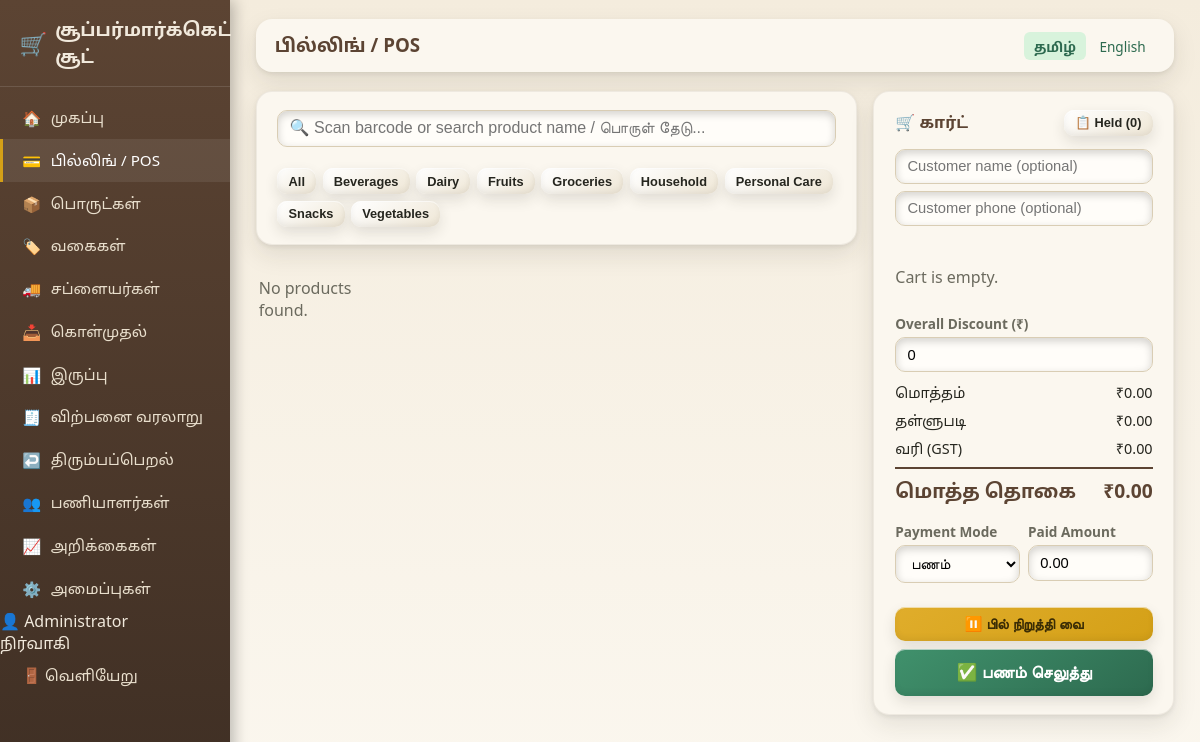
Page /billing.php (signed in) on the committed database.
### tables this page shows
CREATE TABLE IF NOT EXISTS categories (
    id INT AUTO_INCREMENT PRIMARY KEY,
    name VARCHAR(100) NOT NULL,
    name_ta VARCHAR(100) DEFAULT NULL,
    parent_id INT DEFAULT NULL,
    icon VARCHAR(50) DEFAULT NULL,
    is_active TINYINT(1) NOT NULL DEFAULT 1,
    deleted_at DATETIME DEFAULT NULL,
    created_at DATETIME DEFAULT CURRENT_TIMESTAMP,
    KEY idx_parent (parent_id)
);

### config/db.php (called while the page is built, shortened)
<?php
function db(): PDO
{
    static $pdo = null;
    if ($pdo === null) {
        try {
            $dsn = 'mysql:host=' . DB_HOST . ';dbname=' . DB_NAME . ';charset=utf8mb4';
            $pdo = new PDO($dsn, DB_USER, DB_PASS, [
                PDO::ATTR_ERRMODE            => PDO::ERRMODE_EXCEPTION,
                PDO::ATTR_DEFAULT_FETCH_MODE => PDO::FETCH_ASSOC,
                PDO::ATTR_EMULATE_PREPARES   => false,
            ]);
        } catch (PDOException $e) {
            http_response_code(500);
            die('Database connection failed. Please check config/db.php credentials. (' . htmlspecialchars($e->getMessage()) . ')');
        }
    }
    return $pdo;
}

### includes/functions.php (called while the page is built, shortened)
<?php
function get_setting(): array
{
    static $settings = null;
    if ($settings === null) {
        $stmt = db()->query("SELECT * FROM store_settings LIMIT 1");
        $settings = $stmt->fetch() ?: [];
    }
    return $settings;
}
function load_lang(): array
{
    static $lang = null;
    if ($lang === null) {
        $code = $_SESSION['lang'] ?? (get_setting()['default_language'] ?? 'ta');
        $file = __DIR__ . '/../lang/' . $code . '.json';
        $lang = json_decode(file_get_contents($file), true) ?: [];
    }
    return $lang;
}
function t(string $key): string
{
    $lang = load_lang();
    return $lang[$key] ?? $key;
}
function e(?string $val): string
{
    return htmlspecialchars($val ?? '', ENT_QUOTES, 'UTF-8');
}

### billing.php (the view, shortened to what this page needs)
<?php
require_once __DIR__ . '/includes/functions.php';
$categories = db()->query("SELECT * FROM categories WHERE deleted_at IS NULL ORDER BY name")->fetchAll();
$heldBills = db()->query("SELECT * FROM held_bills ORDER BY id DESC")->fetchAll();
$s = get_setting();
require_once __DIR__ . '/includes/header.php';
?>
<div class="pos-layout">
  <div class="pos-products">
    <div class="card" style="margin-bottom:.8rem;">
      <input type="text" id="scan-input" placeholder="🔍 Scan barcode or search product name / பொருள் தேடு..." autofocus style="font-size:1rem;">
      <div style="display:flex; gap:.4rem; flex-wrap:wrap; margin-top:.4rem;">
        <button class="btn btn-sm cat-btn active" data-cat="">All</button>
        <?php foreach ($categories as $c): ?>
          <button class="btn btn-sm cat-btn" data-cat="<?= (int)$c['id'] ?>"><?= e($c['name']) ?></button>
        <?php endforeach; ?>
      </div>
    </div>
    <div class="product-grid" id="product-grid"></div>
  </div>
  <div class="pos-cart">
    <div class="card">
      <div class="card-title">
        🛒 <?= e(t('cart')) ?>
        <button class="btn btn-sm" onclick="document.getElementById('held-modal').style.display='flex'">📋 Held (<?= count($heldBills) ?>)</button>
      </div>
      <div style="margin-bottom:.6rem;">
        <input type="text" id="customer-name" placeholder="Customer name (optional)" style="margin-bottom:.4rem;">
        <input type="text" id="customer-phone" placeholder="Customer phone (optional)">
      </div>
      <div id="cart-lines" style="max-height:32vh; overflow-y:auto;"></div>
      <div style="margin-top:.6rem;">
        <label>Overall Discount (₹)</label>
        <input type="number" step="0.01" id="discount-input" value="0" style="margin-bottom:.4rem;">
      </div>
      <div class="cart-totals">
        <div><span><?= e(t('total')) ?></span><span id="sub-total">₹0.00</span></div>
        <div><span><?= e(t('discount')) ?></span><span id="disc-total">₹0.00</span></div>
        <div><span><?= e(t('tax')) ?></span><span id="tax-total">₹0.00</span></div>
        <div class="grand"><span><?= e(t('grand_total')) ?></span><span id="grand-total">₹0.00</span></div>
      </div>
      <div style="display:flex; gap:.5rem; margin-top:.8rem;">
        <div style="flex:1;"><label>Payment Mode</label>
          <select id="payment-mode">
            <option value="cash"><?= e(t('cash')) ?></option>
          </select>
        </div>
        <div style="flex:1;"><label>Paid Amount</label><input type="number" step="0.01" id="paid-amount"></div>
      </div>
      <button class="btn btn-gold btn-block" style="margin-top:.6rem;" onclick="holdBill()">⏸️ <?= e(t('hold_bill')) ?></button>
      <button class="btn btn-primary btn-block" style="margin-top:.5rem; font-size:1.05rem; padding:.8rem;" onclick="checkout()">✅ <?= e(t('pay')) ?></button>
    </div>
  </div>
</div>
<?php require_once __DIR__ . '/includes/footer.php'; ?>

### assets/css/style.css (style rules this page uses)
:root { --green-900:#1b4332; --green-700:#2d6a4f; --green-600:#40916c; --green-500:#52b788; --green-100:#d8f3dc; --wood-800:#5c4433; --wood-600:#8a6242; --cream-50:#fbf7ef; --cream-100:#f4ecdd; --gold-500:#d4a017; --red-500:#e5533d; --ink-900:#26261f; --ink-500:#6b6a5e; --radius-lg:16px; --radius-md:10px; --radius-sm:6px; --shadow-raised: 0 6px 14px rgba(38,38,31,.12), 0 1px 0 rgba(255,255,255,.6) inset, 0 -3px 6px rgba(0,0,0,.06) inset; --shadow-pressed: inset 0 3px 8px rgba(0,0,0,.18); --shadow-card: 0 10px 24px rgba(38,38,31,.10), 0 2px 4px rgba(38,38,31,.08); }
* { box-sizing:border-box; }
html,body { margin:0;padding:0; }
body { font-family:'Segoe UI', 'Noto Sans Tamil', 'Catamaran', Tahoma, sans-serif; background: linear-gradient(180deg, var(--cream-100) 0%, var(--cream-50) 100%); color:var(--ink-900); min-height:100vh; }
.card { background:var(--cream-50); border-radius: var(--radius-lg); box-shadow: var(--shadow-card); padding:1.1rem 1.3rem; margin-bottom:1.2rem; border:1px solid rgba(92,68,51,.08); }
.card-title { font-weight:700; color:var(--wood-800); margin-bottom:.8rem; display:flex; justify-content:space-between; align-items:center; }
.btn { display:inline-flex; align-items:center; gap:.4rem; border:none; border-radius:var(--radius-md); padding:.55rem 1.1rem; font-size:.9rem; font-weight:600; cursor:pointer; box-shadow: var(--shadow-raised); background: linear-gradient(145deg,#fff,#efe7d6); color:var(--ink-900); transition: transform .05s ease; }
.btn-primary { background: linear-gradient(145deg, var(--green-600), var(--green-700)); color:#fff; }
.btn-gold { background: linear-gradient(145deg,#e0ad2b, var(--gold-500)); color:#3a2c05; }
.btn-sm { padding:.35rem .7rem; font-size:.8rem; }
.btn-block { width:100%; justify-content:center; }
label { font-size:.85rem; font-weight:600; color:var(--ink-500); display:block; margin-bottom:.25rem; }
input[type=text],input[type=password],input[type=number],input[type=date],input[type=search], input[type=email],input[type=tel],select,textarea { width:100%; padding:.55rem .7rem; border-radius:var(--radius-md); border:1px solid #d9cdb4; background:#fffdf9; box-shadow: var(--shadow-pressed); font-size:.92rem; margin-bottom:.9rem; }
.pos-layout { display:flex; gap:1rem; align-items:flex-start; }
.pos-products { flex:2; min-width:0; }
.pos-cart { flex:1; min-width:300px; position:sticky; top:1rem; }
.product-grid { display:grid; grid-template-columns:repeat(auto-fill,minmax(130px,1fr)); gap:.7rem; max-height:70vh; overflow-y:auto; padding:.2rem; }
.cart-totals div { display:flex; justify-content:space-between; padding:.25rem 0; font-size:.9rem; }
.cart-totals .grand { font-size:1.2rem; font-weight:800; color:var(--wood-800); border-top:2px solid var(--wood-800); padding-top:.5rem; margin-top:.3rem; }

### rows in the picture
categories: name "Beverages"
categories: name "Dairy"
categories: name "Fruits"
categories: name "Groceries"
categories: name "Household"
categories: name "Personal Care"
categories: name "Snacks"
categories: name "Vegetables"

### other values in the picture
t('app_name') "சூப்பர்மார்க்கெட் சூட்"
$icon "🏠"
$label "முகப்பு"
$icon "💳"
$label "பில்லிங் / POS"
$icon "📦"
$label "பொருட்கள்"
$icon "🏷️"
$label "வகைகள்"
$icon "🚚"
$label "சப்ளையர்கள்"
$icon "📥"
$label "கொள்முதல்"
$icon "📊"
$label "இருப்பு"
